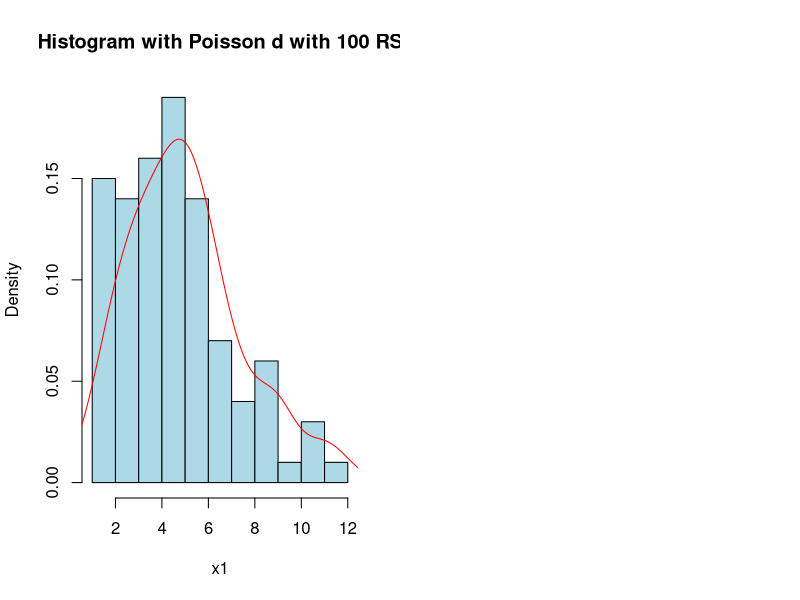
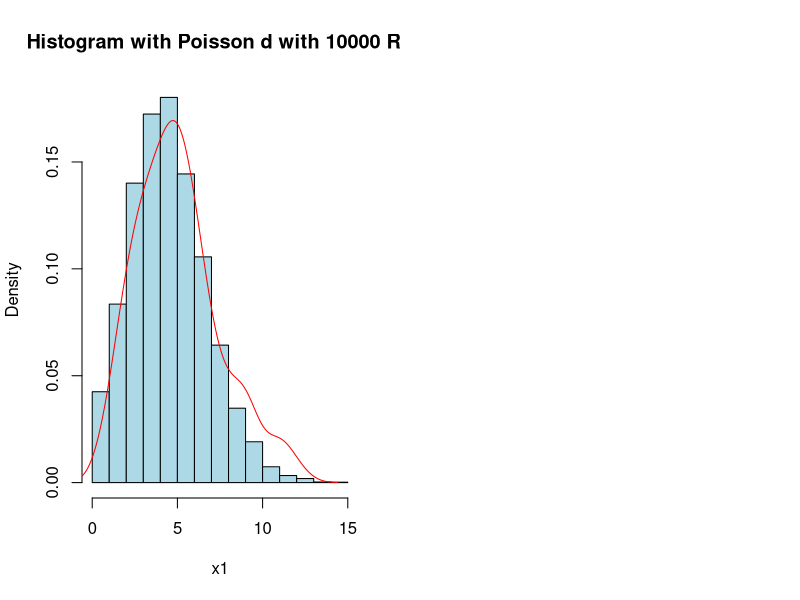
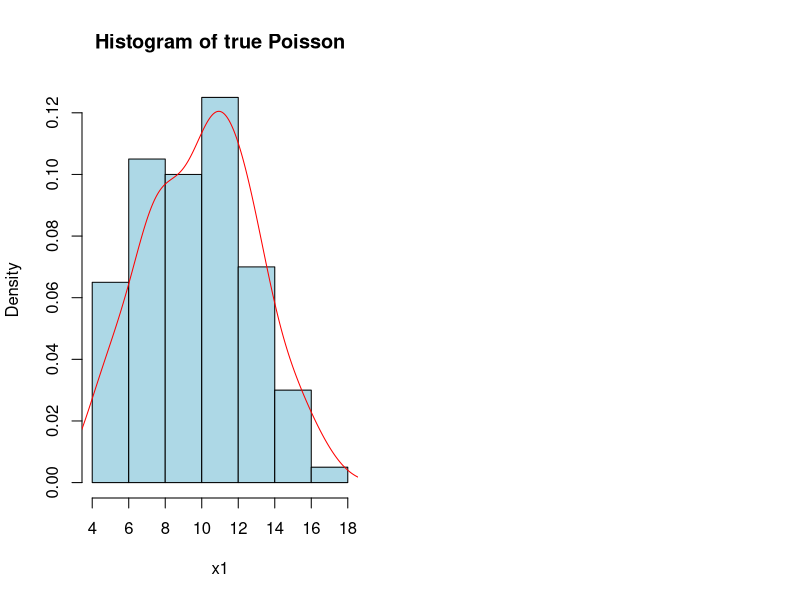
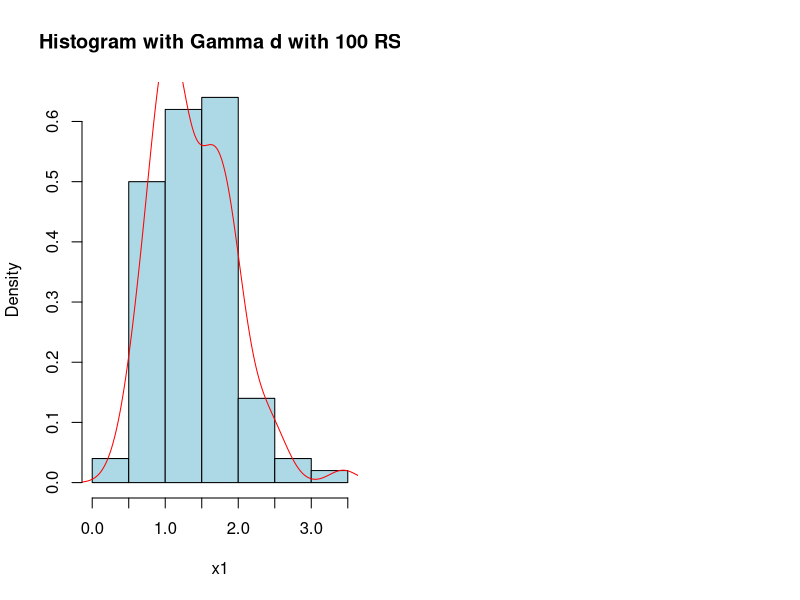
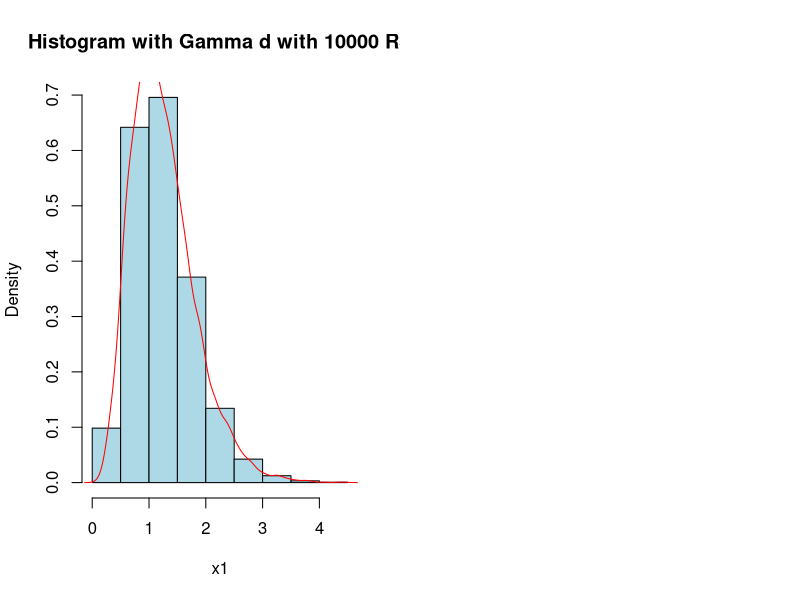
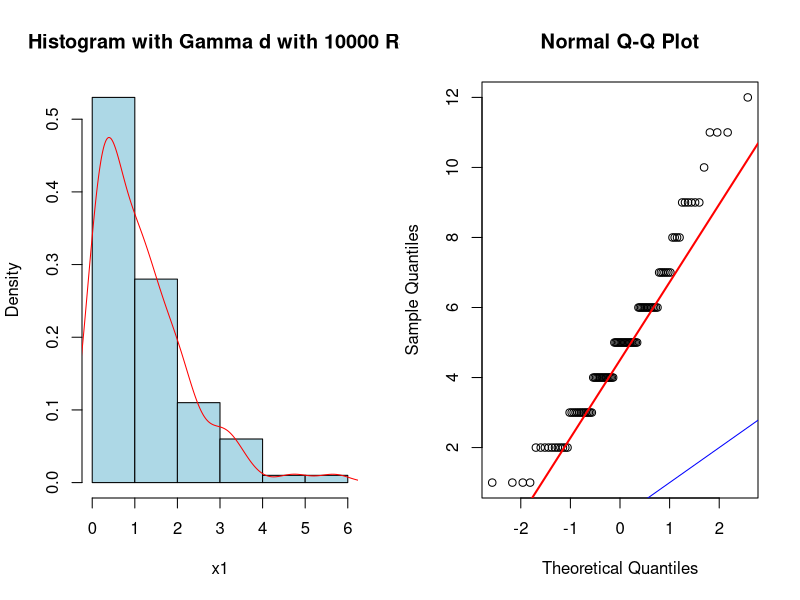
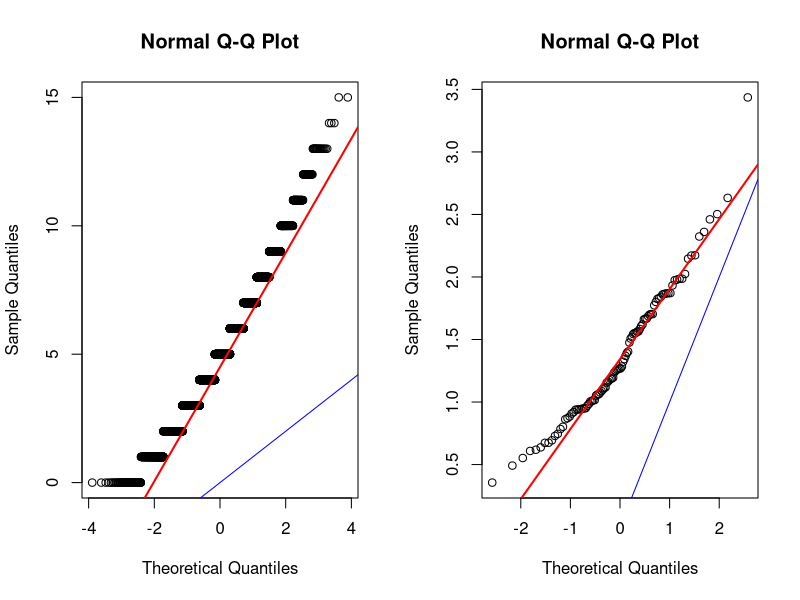
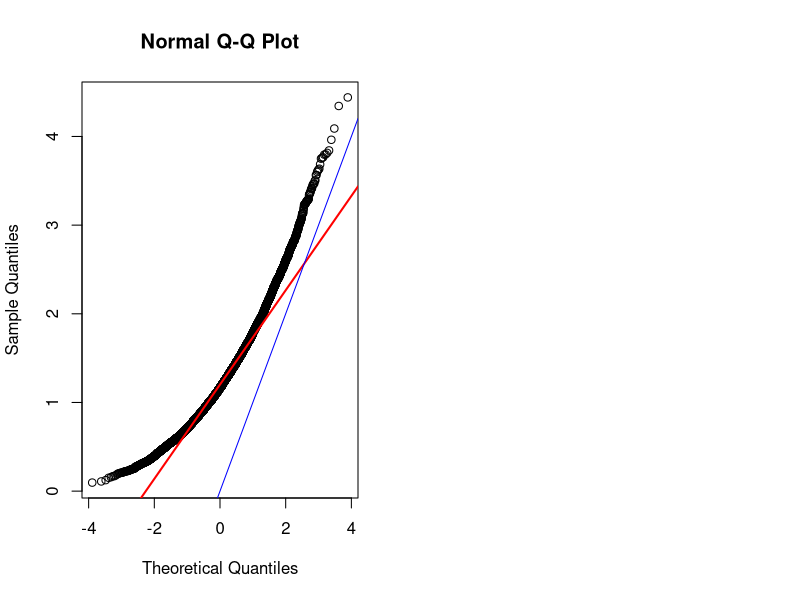

Recreate these plots in R, in order.
print("Set seed to 10005")
set.seed(10005)

print("Provide a graphical representation (visualization) of your data")
print("Poisson with 100 RS and its histogram")
print("Named p1")
par(mfrow=c(1,2))
p1<-rpois(100,5)
hist(p1,freq=F, col="lightblue", xlab="x1", main="Histogram with Poisson d with 100 RS") 
lines(density(p1),col="red")

print("Poisson with 10000 RS and its histogram")
print("Named p2")
par(mfrow=c(1,2))
p2<-rpois(10000,5)
hist(p2,freq=F, col="lightblue", xlab="x1", main="Histogram with Poisson d with 10000 RS") 
lines(density(p1),col="red")

print("Now for Poisson True with λ=10")
print("Named ptrue")
par(mfrow=c(1,2))
ptrue<-rpois(100,10)
hist(ptrue,freq=F, col="lightblue", xlab="x1", main="Histogram of true Poisson") 
lines(density(ptrue),col="red")

print("Gamma with 100 RS and its histogram")
print("Named g1")
par(mfrow=c(1,2))
g1<-rgamma(100,5,4)
hist(g1,freq=F,  col="lightblue", xlab="x1", main="Histogram with Gamma d with 100 RS") 
lines(density(g1),col="red")

print("Gamma with 10000 RS and its histogram")
print("Named g2")
par(mfrow=c(1,2))
g2<-rgamma(10000,5,4)
hist(g2,freq=F, col="lightblue", xlab="x1", main="Histogram with Gamma d with 10000 RS") 
lines(density(g2),col="red")

print("Now for Gamma with a=b=1")
print("Named gtrue")
par(mfrow=c(1,2))
gtrue<-rgamma(100,1,1)
hist(gtrue,freq=F, col="lightblue", xlab="x1", main="Histogram with Gamma d with 10000 RS") 
lines(density(gtrue),col="red")

print("Get an estimate of the: mean; sd; median; IQR. What are the theoretic values of these statistics when the true distribution is used?")
print("Get statistics mean,median,sd,IQR for the above random samples")
print("Statistics for Poisson with 100 RS")
mean(p1)
median(p1)
sd(p1)
IQR(p1)

print("Statistics for Poisson with 10000 RS")
mean(p2)
median(p2)
sd(p2)
IQR(p2)

print("Statistics for True Poisson")
mean(ptrue)
median(ptrue)
sd(ptrue)
IQR(ptrue)

print("Statistics for Gamma with 100 RS")
mean(g1)
median(g1)
sd(g1)
IQR(g1)

print("Statistics for Gamma with 10000 RS")
mean(g2)
median(g2)
sd(g2)
IQR(g2)


print("The true distribution is the normal, thus generate random numbers and calculate mean,media,sd,IQR")
n1<-rbinom(100,15,.8)
mean(n1)
median(n1)
sd(n1)
IQR(n1)

print("What is the proportion of the sample data in the region:
[min(mean; median); max(mean; median)]
What is the theoretic proportion of this region when the true distribution is used?")
print("Function to calculate ratio of reduced vectors")

proportions <- function(x){
  min<-min(mean(x),median(x))
  max<-max(mean(x),median(x))
  props<-x[x>=min & x<=max]
  ratio<-(length(props)/length(x))*100
  sprintf("Ratio over original sample %s is %s %% " ,deparse(substitute(x)),ratio)
}

print("For Poisson p1: " )
proportions(p1)

print("For Poisson p2: " )
proportions(p2)

print("For Poisson True: ")
proportions(ptrue)

print("For Gamma g1: " )
proportions(g1)

print("For Gamma g2: " )
proportions(g2)

print("For Gamma True: ")
proportions(gtrue)

print("What is the quantile of the sample data that are at or below the lowest 1%? What
is the respective theoretic quantile when the true distribution is used?
What is the quantile of the sample data that are at or above the upper 1%? What
is the respective theoretic quantile when the true distribution is used?")
print("For Poisson p1")
qqnorm(p1)
qqline(p1,col="red",lty=1,lwd=2)
abline(0,1,col="blue")

print("For Poisson p2")
qqnorm(p2)
qqline(p2,col="red",lty=1,lwd=2)
abline(0,1,col="blue")

print("For Gamma g1")
qqnorm(g1)
qqline(g1,col="red",lty=1,lwd=2)
abline(0,1,col="blue")

print("For Gamma g2")
qqnorm(g2)
qqline(g2,col="red",lty=1,lwd=2)
abline(0,1,col="blue")

print("Comment on the discrepancies between theoretic and sample evaluated statistics
in questions (b)-(e).")
print("Answer: Of course in this exercise we are not paying respect to the optimal parameters which define the characteristics of \n
a distribution, such as the λ regarding Poisson's case, and α,β regarding Gamma. The data does not follow the trend of True \n
distributions because of such adjustments")

print("Under the assumption of squared error loss function use each of the data set to
provide your best prediction of a single future observable.")
print("Answer: best prediction is E[X]")
